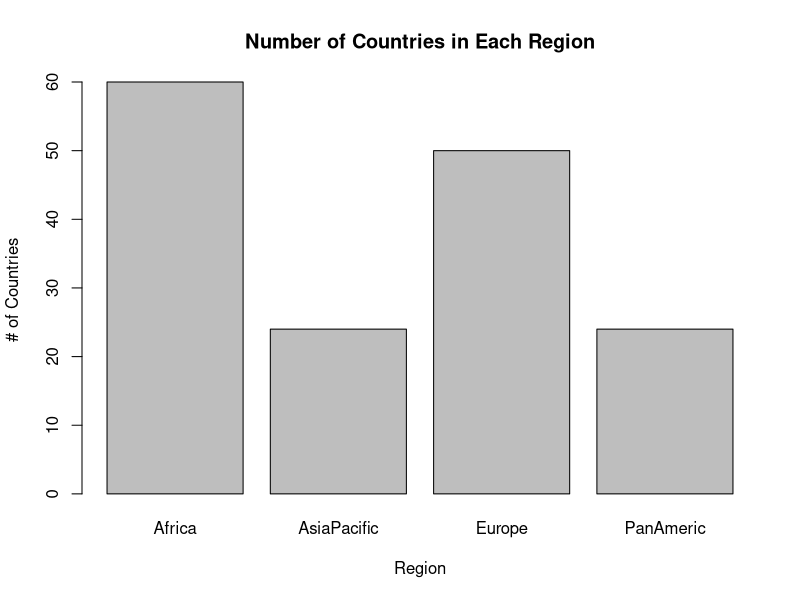
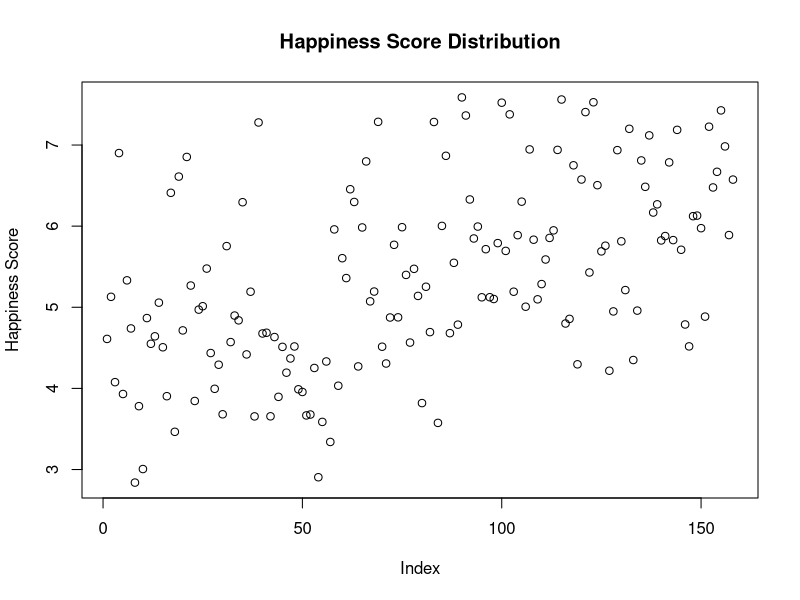
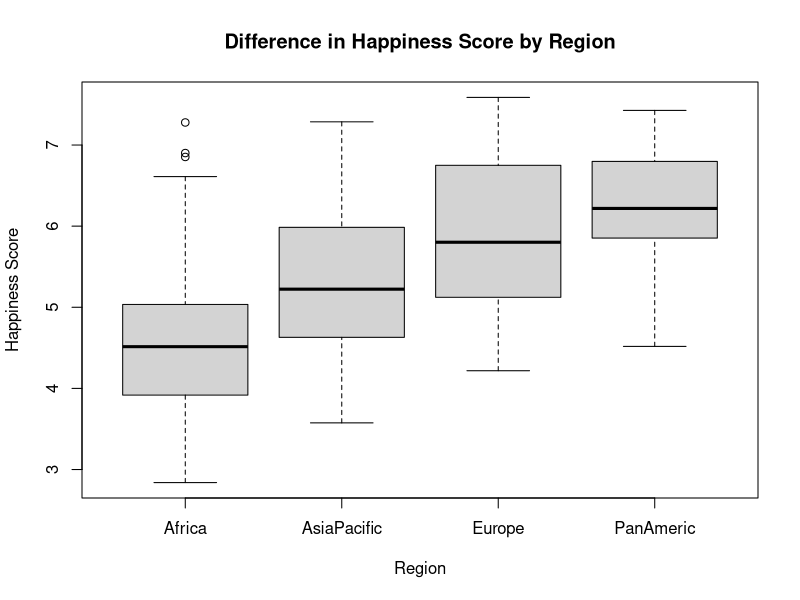

These charts were generated, in order, by the following R code: (Note: this script raises an error after producing the figures.)
#Questions 1 and 2
happydata = read.csv("happiness.csv")
View(happydata)
str(happydata)

#Question 3
happydata$Region <- as.factor(happydata$Region)
plot(happydata$Region,
     main = "Number of Countries in Each Region",
     xlab = "Region",
     ylab = "# of Countries")
#After viewing the bar chart, I can clearly see that Africa has the largest number
#of countries in this dataset, followed by Europe, and it appears that Asia-Pacific 
#and Pan-America have the same amount of countries

#Question 4
plot(happydata$Happiness.Score,
     main = "Happiness Score Distribution",
     xlab = "Index",
     ylab = "Happiness Score"
      )
#It seems like there isn't much of a correlation when it comes to the happiness score,
#because the values are so scattered that it's hard to come to a conclusion by just looking at this scatter plot.
#However, there are varying levels of happiness based off of this data.




#Question 5
plot(happydata$Region,happydata$Happiness.Score,
     main = "Difference in Happiness Score by Region",
     xlab = "Region",
     ylab = "Happiness Score"
     )


#Question 6
ggboxplot(happydata, x="Region", y="Happiness.Score")
#Based off of this box plot, Africa has the lowest overall happiness score, but also has the largest spread of data as well.
#Africa has a minimum of 3 and a max of about 6.5, with a few outliers as well. PanAmerica has the greatest overall happiness score, with
#The first and third quartiles being very close to each other.Europe has the second greatest overall happiness score, followed by Asia-Pacific.

#Question 7
hist(happydata$Happiness.Score)
#After looking at the histogram, a happiness score between 4.5-6 occurs the most out of all of the values in the dataset. The shape of the data
#has a very normal distribution, and there are very few outliers in the dataset based off of this histogram.

#Question 8
hist(happydata$Health)
#This histogram looks left skewed, meaning that the health scores are, on average, high for the dataset. 
#There aren't too many outliers, if any.


#Question 9
plot(happydata$Health,happydata$Happiness.Score,
     pch = 19, #solid circle
     cex = 1.5, # 150% of the default size
     main = "Happiness Score and Health",
     xlab = "Health",
     ylab = "Happiness"
)
#This would be a positive linear scatter plot and shows that when the health value is higher, it correlates to a higher happiness score.





